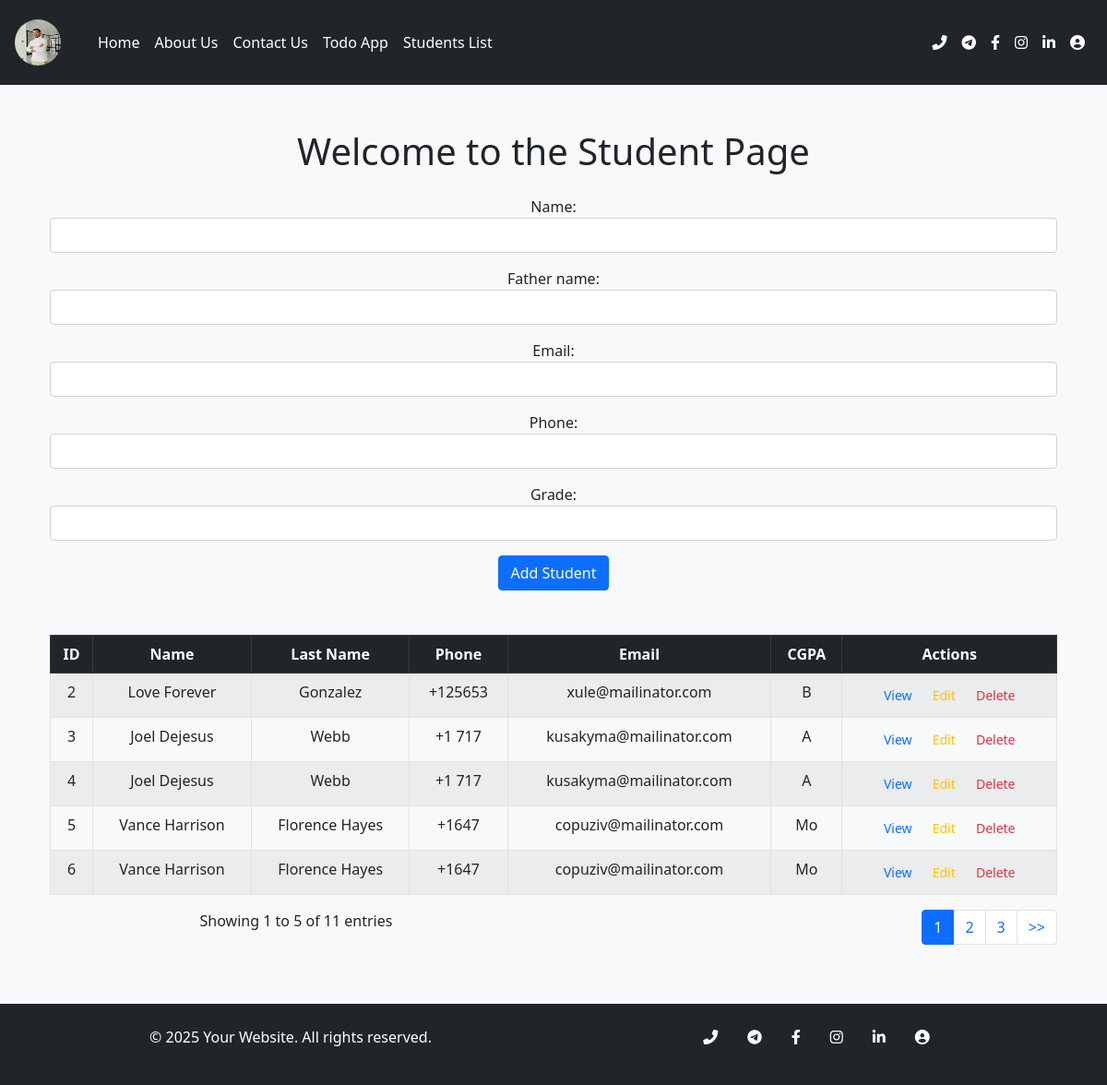
The app's page /apps/student/ with its own data.
### myapp/models.py (models this page shows, shortened)
class Student(models.Model):
    name = models.CharField(max_length=30)
    father_name = models.CharField(max_length=30)
    email = models.EmailField()
    phone = models.CharField(max_length=10)
    grade = models.CharField(max_length=2)

### myapp/views.py (the view)
# urls.py: path('student/', views.student, name='student'),
def student(request):
    if request.method == 'POST':
        form = StudentForm(request.POST)
        if form.is_valid():
            form.save()  # Save the student data to the database
            messages.success(request, 'Student data saved successfully')
    else:
        form = StudentForm()
    students = Student.objects.all()
    paginator = Paginator(students, 5)  # Show 5 students per page
    page_number = request.GET.get('page', 1)
    students = paginator.get_page(page_number)
    context = {'form': form, 'students': students }  # Fetch all students to display in the table
    return render(request, 'student.html', context )

### myapp/forms.py
class StudentForm(forms.ModelForm):
    class Meta:
        model = Student
        fields = '__all__'
        widgets = {
            'name': forms.TextInput(attrs={'class': 'form-control'}),
            'father_name': forms.TextInput(attrs={'class': 'form-control'}),
            'age': forms.NumberInput(attrs={'class': 'form-control'}),
            'email': forms.EmailInput(attrs={'class': 'form-control'}),
            'phone': forms.TextInput(attrs={'class': 'form-control'}),
            'grade': forms.TextInput(attrs={'class': 'form-control'}),
        }

### myapp/templates/student.html (shortened to what this page needs)
{% extends 'base.html' %}
{% block content %}
<div class="container mt-5">
    <h1 class="text-center mb-4">Welcome to the Student Page</h1>
    <form class="mb-5" method="POST">
        {{ form.as_p }}
        <button type="submit" class="btn btn-primary">Add Student</button>
    </form>
</div>
<div class="container mt-5">
    <table class="table table-bordered table-striped table-hover">
        <thead class="table-dark">
            <tr>
                <th scope="col">ID</th>
                <th scope="col">Name</th>
                <th scope="col">Last Name</th>
                <th scope="col">Phone</th>
                <th scope="col">Email</th>
                <th scope="col">CGPA</th>
                <th scope="col">Actions</th>
            </tr>
        </thead>
        <tbody>
            {% for student in students %}
            <tr>
                <td>{{ student.id }}</td>
                <td>{{ student.name }}</td>
                <td>{{ student.father_name }}</td>
                <td>{{ student.phone }}</td>
                <td>{{ student.email }}</td>
                <td>{{ student.grade }}</td>
                <td>
                    <a href="#" class="btn btn-sm text-primary">View</a>
                    <a href="{% url 'edit_student' student.id%}" class="btn btn-sm text-warning">Edit</a>
                    <a href="{% url 'delete_student' student.id%}" class="btn btn-sm text-danger">Delete</a>
                </td>
            </tr>
            {% empty %}
            <tr>
                <td colspan="6" class="text-center">No students found.</td>
            </tr>
            {% endfor %}
        </tbody>
    </table>
    <div class="row">
        <div class="col-md-6">
            <p>Showing {{ students.start_index }} to {{ students.end_index }} of {{ students.paginator.count }} entries</p>
        </div>
        <div class="col-md-6">
            <nav aria-label="Page navigation example">
                <ul class="pagination justify-content-end">
                    {% for page in students.paginator.page_range %}
                    <li class="page-item {% if page == students.number %}active{% endif %}">
                        <a class="page-link" href="?page={{ page }}">{{ page }}</a>
                    </li>
                    {% endfor %}
                    {% if students.has_next %}
                    <li class="page-item">
                        <a class="page-link" href="?page={{ students.next_page_number }}">>></a>
                    </li>
                    {% endif %}
                </ul>
            </nav>
        </div>
    </div>
    </div>
{% endblock %}

### records on screen
Student: id "2", name "Love Forever", father_name "Gonzalez", phone "+125653", email "xule@mailinator.com", grade "B"
Student: id "3", name "Joel Dejesus", father_name "Webb", phone "+1 717", email "kusakyma@mailinator.com", grade "A"
Student: id "4", name "Joel Dejesus", father_name "Webb", phone "+1 717", email "kusakyma@mailinator.com", grade "A"
Student: id "5", name "Vance Harrison", father_name "Florence Hayes", phone "+1647", email "copuziv@mailinator.com", grade "Mo"
Student: id "6", name "Vance Harrison", father_name "Florence Hayes", phone "+1647", email "copuziv@mailinator.com", grade "Mo"

### other values on screen
{{ students.start_index }} "1"
{{ students.end_index }} "5"
{{ students.paginator.count }} "11"
{{ page }} "1" "2" "3"
